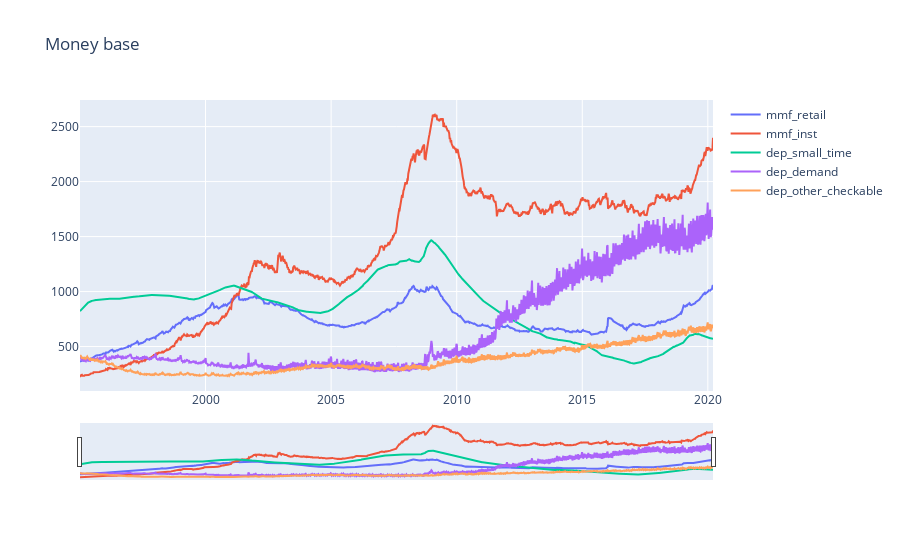

Notebook cell for this chart:
### Code cell
df = H6['1995':].drop(columns='dep_savings').copy()
ts_plot(
    df,
    df.index,
    df.columns,
    df.columns,
    'Money base'
)

### Figure 1 — Plotly figure (JSON) as saved in the notebook; plotly's stock layout.template omitted (floating-point values rounded to 4 significant figures; data arrays with more than 128 entries replaced by an {"elided": "..."} marker saying what was removed)
{"data": [{"name": "mmf_retail", "type": "scatter", "x": {"elided": "1316 str values"}, "y": {"elided": "1316 float values"}}, {"name": "mmf_inst", "type": "scatter", "x": {"elided": "1316 str values"}, "y": {"elided": "1316 float values"}}, {"name": "dep_small_time", "type": "scatter", "x": {"elided": "1316 str values"}, "y": {"elided": "1316 float values"}}, {"name": "dep_demand", "type": "scatter", "x": {"elided": "1316 str values"}, "y": {"elided": "1316 float values"}}, {"name": "dep_other_checkable", "type": "scatter", "x": {"elided": "1316 str values"}, "y": {"elided": "1316 float values"}}], "layout": {"title": {"text": "Money base"}, "xaxis": {"rangeslider": {"visible": true}}}}
